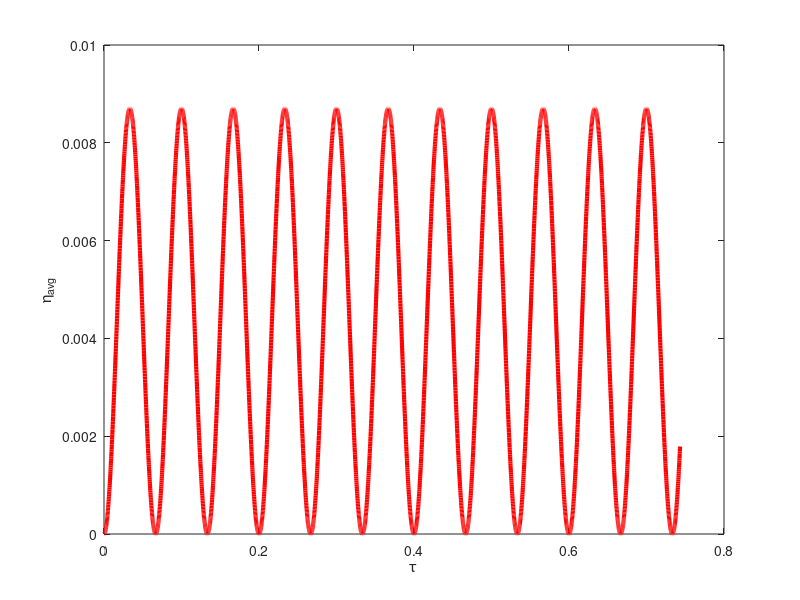

This figure's MATLAB source: (Note: this script raises an error after producing the figure.)
%%%%%%%%%%%%%%%%%%%%%%%%%%%%%%%%%%%%%%%%%%%%%%%
%%% Script to solve the simple example
%%%     for model inadequecy
%%%%%%%%%%%%%%%%%%%%%%%%%%%%%%%%%%%%%%%%%%
clear all
close all
clc


%% Parameters
kappa = 0.0195174;   %--- sec/m
sigma = 52.1;        %--- sec/m
gamma = kappa/sigma;
L = 50e-6;           %--- m
C = 0.03134;         %--- F/m2
a = 4.19956e7/C;     %--- m
V0 = 1.25;           %--- volt
Iunscaled = 200;     %--- Amp/m^2
Ls = 25e-6;          %--- m
kappa_s = 0.0311627; %--- sec/m
Time = 4;            %--- sec

Nt = 5000;            %--- number of time steps
Nx = 1500;            %--- number of space steps


%% Domain
t = linspace(0,Time , Nt);  %--- sec
x = linspace(0,L , Nx);

% convert to nondimesional values
tau = (kappa*sigma/(kappa+sigma))*(1/(a*C*L^2)) .* t;
xi = x ./ L;
Nxi = Nx ; Ntau = Nt;

%% Applied Current

t_conv = a*C*L^2*(kappa+sigma)/(kappa*sigma);

Iamp = (Iunscaled*(L/V0)*((kappa+sigma)/(sigma*kappa)));
% Ins = Iamp*square(6*pi*tau');
Ins = Iamp*sin(30*pi*tau');
I = Ins';
%I = smooth(Ins,'moving');

%%========================================================
%% Solution of LF model

% compute eta avg
eta_bar(1) = tau(1)*I(1);
for i = 2 : size(tau,2)
    eta_bar(i) = trapz(tau(1:i),I(1:i));
end
figure
plot(tau,eta_bar,'r','LineWidth',3);
xlabel('\tau'); ylabel('\eta_{avg}');
prop_plots


for i = 1 : size(tau,2) % time
    for j = 1 : size(xi,2) % space
        etaLF(j,i) = (I(i)/2)*xi(j)^2 - ((I(i)*gamma)/(1+gamma))*xi(j) + eta_bar(i) - I(i)/6 + (I(i)*gamma)/(2*I(i)+2*gamma);
    end
end

%%========================================================
%% Solution of HF model
%
% Neumann BCs:
%-- alpha at xi=0
alpha = -I.*(gamma/(1+gamma));
%-- beta at xi=1
beta  =  I.*(1/(1+gamma));

% IC:
eta0(:,1) = 0;

% solving HF pde+bc using finite difference
etaHF = fdm(tau(1),tau(end),xi(1),xi(end), Ntau,Nxi, alpha, beta, eta0);

%%========================================================
%% QoI: Vcell
etaHF_xi0 = etaHF(1,:);
etaHF_xi1 = etaHF(end,:);
etaLF_xi0 = etaLF(1,:);
etaLF_xi1 = etaLF(end,:);

V_elecHF = ((1+2*gamma)/(1+gamma))*etaHF_xi1 - (gamma/(1+gamma))*etaHF_xi0 - (gamma/(1+gamma)^2)*I;
V_elecLF = ((1+2*gamma)/(1+gamma))*etaLF_xi1 - (gamma/(1+gamma))*etaLF_xi0 - (gamma/(1+gamma)^2)*I;

B = (Ls/kappa_s)*(kappa*sigma/(L*(kappa+sigma)));

V_cellHF = 1 - 0.5*B*I - V_elecHF;
V_cellLF = 1 - 0.5*B*I - V_elecLF;

figure
plot(tau,V_cellHF,'b','LineWidth',3); hold on
plot(tau,V_cellLF,'r','LineWidth',3);
legend('HF model', 'LF model')
xlabel('\tau'); 
ylabel('$$QoI = V^{\rm cell}$$','Interpreter','LaTex')
prop_plots


%% Error in Velectrod

error_Velec = V_elecHF - V_elecLF;

figure
plot(tau,error_Velec,'b','LineWidth',3); hold on
xlabel('\tau'); ylabel('\epsilon_{Velec}');
prop_plots

%%========================================================
%% Save in data file
M = [tau' I' error_Velec'];
csvwrite('error_in_qoi_sinI.txt',M);


